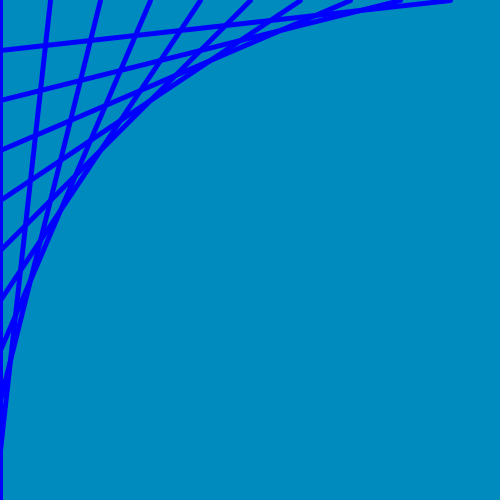
Frame 1 (no input)
Frame 60 (the mouse pressed at the canvas centre just before this capture): identical to frame 1, image omitted
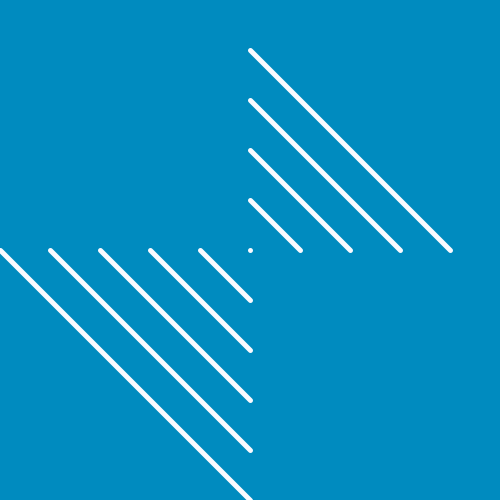
Frame 120 (the mouse held since frame 60 and released just before this capture)

The Processing sketch that drew these frames (run headless with seeded random() and noise(); from frame 60 on, the mouse is pressed at the canvas centre):

// Processing sketch: processing_111104
// ── processing_111104.pde

void setup(){
  size(500,500);
  smooth();
  
}

void draw(){
  background(0,139,191);
  strokeWeight(5);
  stroke(mouseX,mouseY,255);
  line(0,mouseX,mouseY,500);
  line(50,mouseX,mouseY,450);
  line(100,mouseX,mouseY,400); 
  line(150,mouseX,mouseY,350); 
  line(200,mouseX,mouseY,300);
  line(250,mouseX,mouseY,250);
  line(300,mouseX,mouseY,200);
  line(350,mouseX,mouseY,150);
  line(400,mouseX,mouseY,100);
  line(450,mouseX,mouseY,50);
  
    println(mouseX + " " + mouseY);  
}
